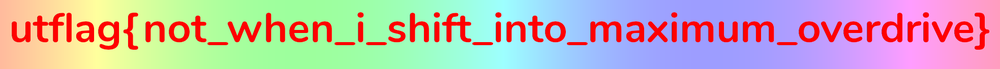
#> input picture 2021-spring/utctf/forensics-shifted-image/original.png, 1000 x 69 px, shrunk from 1967 x 136 before the run
$ python shift.py
#> lines starting #> are read from the running program, lines starting #| are printed output that depends on the picture
from pprint import pprint
from PIL import Image
import numpy

image = Image.open('original.png')
#> image is the input picture: PIL image 1000x69 RGBA; mean R, G, B, A 197.2, 181.9, 181.7, 255

pixels = list(image.getdata())
#> pixels = 69000 items
w, h = image.size
#> w = 1000; h = 69
pixels = [pixels[i * w : (i + 1) * w] for i in range(h)]
#> pixels = 69 items

pprint(pixels)
#> (printed output is left out)

result = []

shift = 0
for row in pixels:
    left = row[:shift]
    right = row[shift:]
    new_row = right + left
    shift = (shift + 6) % w
    result.append(new_row)
#> this loop made 69 passes
#> shift on passes 1 to 12: 6, 12, 18, 24, 30, 36, 42, 48, 54, 60, 66, 72
#> after the loop, result = 69 items; shift = 414

array = numpy.array(result, dtype=numpy.uint8)
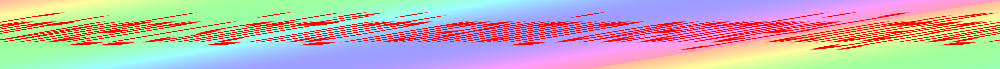
#> array: shape (69, 1000, 4); mean of channels 0, 1, 2, 3 197.2, 181.9, 181.7, 255; drawn as R, G, B
new = Image.fromarray(array)
new.save('out.png')
